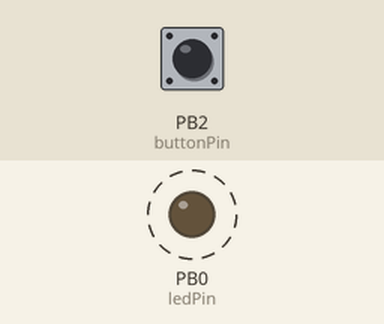
Simulated run of this sketch. Board: ATtiny85, built with avr-gcc and run on an emulated ATtiny85. Shown: output pins drawn as LEDs (lit = HIGH). Dashed ring = blinking. The test bench sets the inputs (shaded band); at power-on: PB2 (buttonPin) HIGH. Sleep ends after the set time or at an interrupt.

Above: at 1.0 s.
Timing chart, 0 to 4.6 s (numbered marks = the images above):
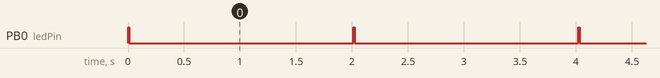

The sketch:

cat-fed-notifier-attiny85.ino
```cpp
#include <avr/sleep.h>

// disable ADC (before power-off)
#define adc_disable() (ADCSRA &= ~(1<<ADEN))

const int ledPin = 0;
const int buttonPin = 2;

unsigned long nowTime = 0;
unsigned long oldTime = 0;

// 4 hours (4h*60min*60sec*1000ms = 14400000)
unsigned long onTime = 14400000;

// state to keep track of led
bool ledState = false;
bool buttonState = false;

void setup()
{
  // disabiling to conserve power
  adc_disable();

  pinMode(ledPin, OUTPUT);
  pinMode(buttonPin, INPUT_PULLUP);

  // setting as outputs to conserve power
  pinMode(1, INPUT_PULLUP);
  pinMode(3, INPUT_PULLUP);
  pinMode(4, INPUT_PULLUP);
}

void ledOn()
{
  ledState = true;
  digitalWrite(ledPin, ledState);
}

void ledOff()
{
  ledState = false;
  digitalWrite(ledPin, ledState);
}

void sleep()
{
  sleep_enable();
  sleep_cpu();
}

void loop()
{
  nowTime = millis();
  buttonState = !digitalRead(buttonPin);

  // if time is less than 4 hours
  if (nowTime < onTime)
  {
    // if led is off and less than 10 ms
    if (!ledState && nowTime - oldTime < 10)
    {
      ledOn();
    }
    // if led is on and grater than 10 ms
    else if (ledState && nowTime - oldTime > 10)
    {
      ledOff();

      // set to idle sleep mode
      set_sleep_mode(SLEEP_MODE_IDLE);
      sleep();
    }
    // if time is less than 2 sec
    else if (nowTime - oldTime > 2010)
    {
      oldTime = nowTime;
    }
  }
  else
  {
    set_sleep_mode(SLEEP_MODE_PWR_DOWN);
    sleep();
  }

  // if button was pressed turn off prematuraly
  if (buttonState)
  {
    // incase led is set on at time of press
    ledOff();

    set_sleep_mode(SLEEP_MODE_PWR_DOWN);
    sleep();
  }
}
```

Measured:
- by itself, PB0 (ledPin): alternates HIGH for 0.01 s and LOW for 2.0 s
